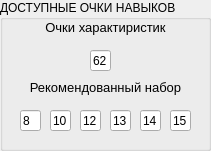
   <widget class="QGroupBox" name="groupBox_14">
    <property name="geometry">
     <rect>
      <x>600</x>
      <y>210</y>
      <width>211</width>
      <height>151</height>
     </rect>
    </property>
    <property name="title">
     <string>ДОСТУПНЫЕ ОЧКИ НАВЫКОВ</string>
    </property>
    <widget class="QLineEdit" name="lineEdit_65">
     <property name="geometry">
      <rect>
       <x>90</x>
       <y>50</y>
       <width>21</width>
       <height>21</height>
      </rect>
     </property>
     <property name="text">
      <string>62</string>
     </property>
    </widget>
    <widget class="QLabel" name="label_9">
     <property name="geometry">
      <rect>
       <x>20</x>
       <y>80</y>
       <width>171</width>
       <height>16</height>
      </rect>
     </property>
     <property name="text">
      <string>&lt;html&gt;&lt;head/&gt;&lt;body&gt;&lt;p align=&quot;center&quot;&gt;&lt;span style=&quot; font-size:10pt;&quot;&gt;Рекомендованный набор&lt;/span&gt;&lt;/p&gt;&lt;/body&gt;&lt;/html&gt;</string>
     </property>
    </widget>
    <widget class="QLineEdit" name="lineEdit_66">
     <property name="enabled">
      <bool>true</bool>
     </property>
     <property name="geometry">
      <rect>
       <x>20</x>
       <y>110</y>
       <width>21</width>
       <height>21</height>
      </rect>
     </property>
     <property name="text">
      <string>8</string>
     </property>
     <property name="readOnly">
      <bool>true</bool>
     </property>
     <property name="placeholderText">
      <string notr="true"/>
     </property>
    </widget>
    <widget class="QLineEdit" name="lineEdit_67">
     <property name="enabled">
      <bool>true</bool>
     </property>
     <property name="geometry">
      <rect>
       <x>50</x>
       <y>110</y>
       <width>21</width>
       <height>21</height>
      </rect>
     </property>
     <property name="text">
      <string>10</string>
     </property>
     <property name="readOnly">
      <bool>true</bool>
     </property>
     <property name="placeholderText">
      <string notr="true"/>
     </property>
    </widget>
    <widget class="QLineEdit" name="lineEdit_68">
     <property name="enabled">
      <bool>true</bool>
     </property>
     <property name="geometry">
      <rect>
       <x>80</x>
       <y>110</y>
       <width>21</width>
       <height>21</height>
      </rect>
     </property>
     <property name="text">
      <string>12</string>
     </property>
     <property name="readOnly">
      <bool>true</bool>
     </property>
     <property name="placeholderText">
      <string notr="true"/>
     </property>
    </widget>
    <widget class="QLineEdit" name="lineEdit_69">
     <property name="enabled">
      <bool>true</bool>
     </property>
     <property name="geometry">
      <rect>
       <x>110</x>
       <y>110</y>
       <width>21</width>
       <height>21</height>
      </rect>
     </property>
     <property name="text">
      <string>13</string>
     </property>
     <property name="readOnly">
      <bool>true</bool>
     </property>
     <property name="placeholderText">
      <string notr="true"/>
     </property>
    </widget>
    <widget class="QLineEdit" name="lineEdit_70">
     <property name="enabled">
      <bool>true</bool>
     </property>
     <property name="geometry">
      <rect>
       <x>140</x>
       <y>110</y>
       <width>21</width>
       <height>21</height>
      </rect>
     </property>
     <property name="text">
      <string>14</string>
     </property>
     <property name="readOnly">
      <bool>true</bool>
     </property>
     <property name="placeholderText">
      <string notr="true"/>
     </property>
    </widget>
    <widget class="QLineEdit" name="lineEdit_71">
     <property name="enabled">
      <bool>true</bool>
     </property>
     <property name="geometry">
      <rect>
       <x>170</x>
       <y>110</y>
       <width>21</width>
       <height>21</height>
      </rect>
     </property>
     <property name="text">
      <string>15</string>
     </property>
     <property name="readOnly">
      <bool>true</bool>
     </property>
     <property name="placeholderText">
      <string notr="true"/>
     </property>
    </widget>
    <widget class="QLabel" name="label_10">
     <property name="geometry">
      <rect>
       <x>20</x>
       <y>20</y>
       <width>171</width>
       <height>16</height>
      </rect>
     </property>
     <property name="text">
      <string>&lt;html&gt;&lt;head/&gt;&lt;body&gt;&lt;p align=&quot;center&quot;&gt;&lt;span style=&quot; font-size:10pt;&quot;&gt;Очки характиристик&lt;/span&gt;&lt;/p&gt;&lt;/body&gt;&lt;/html&gt;</string>
     </property>
    </widget>
   </widget>
